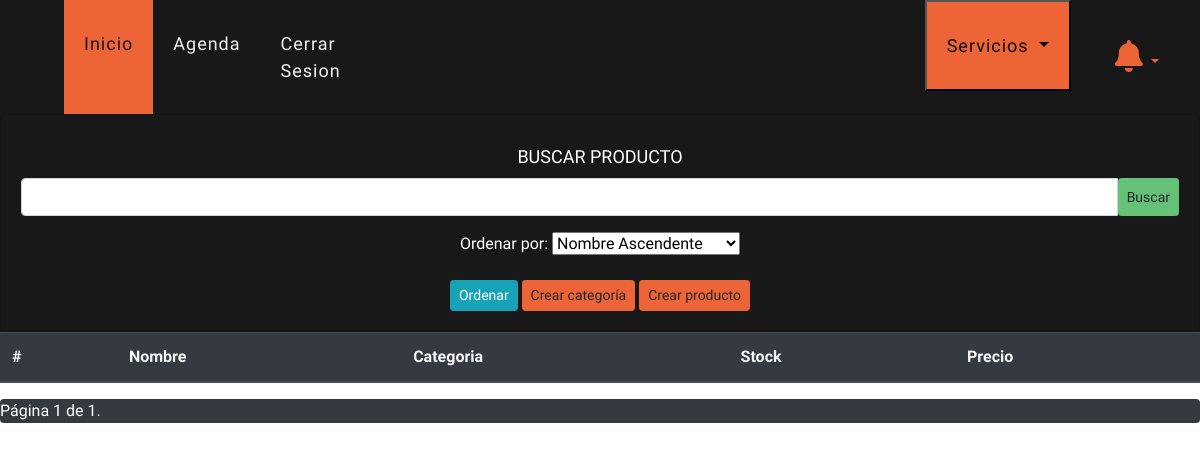
The app's page /ver/productos (signed in), older data.
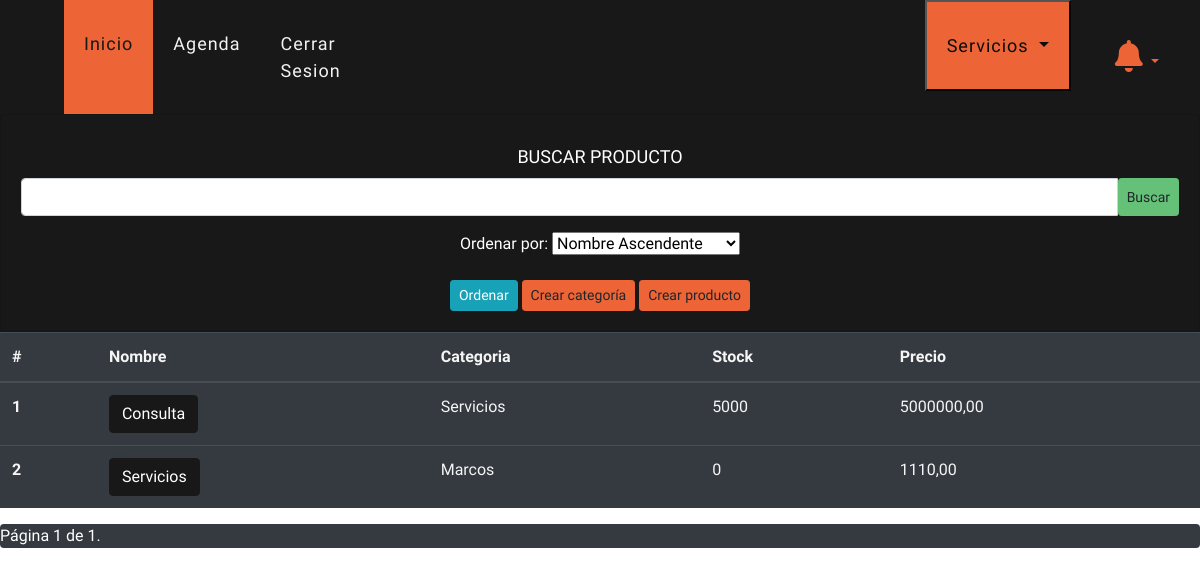
The same page, newer data.
### veterinary/models.py (models this page shows, shortened)
class Product(models.Model):
    name = models.CharField(max_length=150, verbose_name='Nombre', unique=True)
    cat = models.ForeignKey(Category, on_delete=models.CASCADE, verbose_name='Categoría')
    stock = models.IntegerField(default=0, verbose_name='Stock')
    pvp = models.DecimalField(default=0.00, max_digits=9, decimal_places=2, verbose_name='Precio de venta')
    veterinary = models.ForeignKey(Veterinary, on_delete=models.PROTECT, null=True, blank=True)
    class Meta:
        verbose_name = 'Producto'
        verbose_name_plural = 'Productos'
        ordering = ['id']

class Category(models.Model):
    name = models.CharField(max_length=150, verbose_name='Nombre', unique=True)
    desc = models.CharField(max_length=500, null=True, blank=True, verbose_name='Descripción')
    veterinary = models.ForeignKey(Veterinary, on_delete=models.PROTECT, null=True, blank=True)
    def __str__(self):
        return self.name
    class Meta:
        verbose_name = 'Categoria'
        verbose_name_plural = 'Categorias'
        ordering = ['id']

### veterinary/views.py (the view, shortened to what this page needs)
# urls.py: path("ver/productos", views.detailProduct, name="detailProduct"),
@login_required(login_url="login")
def detailProduct(request):
    products = Product.objects.all()
    form1 = CategoryForm(request.POST or None)
    form2 = ProductForm(request.POST or None)
    order_form = OrderForm(request.GET or None)
    if order_form.is_valid():
        order_by = order_form.cleaned_data["order_by"]
        if order_by:
            products = products.order_by(order_by)
    products = products.filter(name__contains=request.POST.get("search", ""))
    paginator = Paginator(products, 8)
    page_number = request.GET.get("page")
    page_obj = paginator.get_page(page_number)
    context = {
        "form1": form1,
        "form2": form2,
        "order_form": order_form,
        "page_obj": page_obj,
    }
    return render(request, "veterinary/detailProduct.html", context)

### veterinary/forms.py
class CategoryForm(ModelForm):
    class Meta:
        model = Category
        fields = '__all__'
        widgets = {
            'name': TextInput(attrs={'class': 'form-control'}),
            'desc': TextInput(attrs={'class': 'form-control'})
        }
        labels = {
            'name': 'Nombre',
            'desc': 'Descripcion'
        }

class ProductForm(ModelForm):
    class Meta:
        model = Product
        fields = ['name', 'cat', 'stock', 'pvp']
        labels = {
            'name': 'Nombre',
            'cat': 'Categoría',
            'stock': 'Stock',
            'pvp': 'Precio de venta'
        }
        widgets = {
            'name': TextInput(attrs={'class': 'form-control'}),
            'cat': Select(attrs={'class': 'form-control'}),
            'stock': NumberInput(attrs={'class': 'form-control'}),
            'pvp': NumberInput(attrs={'class': 'form-control'}),
        }

### veterinary/models.py (called while the page is built)
    def __str__(self):
        return self.nameVeterinary

### templates/veterinary/detailProduct.html (shortened to what this page needs)
{% extends 'layout/base.html' %}
{% block 'style' %}
{% load static %}
<link rel="stylesheet" href="{% static 'css/estilo.css' %}">
{% endblock %}
{% block 'header' %}
{% include 'layout/partials/headerbase.html' %}
{% endblock %}
{% block 'content' %}
<div class="container-fluid" style="background-color: #181818;">
  <div class="row">
    <div class="col-md-12 col-sm-12 px-0">
      <div class="card bg-dark text-white">
        <div class="card-body text-center">
          <form action="" method="POST" style="margin-top:1vh;">
            <label style="font-size: 18px;">BUSCAR PRODUCTO</label>
            <div class="input-group mb-3">
              <input type="text" class="form-control" name="search">
              <button type="submit" class="btn btn-secondary btn-sm">Buscar</button>
            </div>
          </form>
          <form method="get" action="{% url 'detailProduct' %}" style="display: inline;">
            {{ order_form.as_p }}
            <button class="btn btn-info btn-sm" type="submit">Ordenar</button>
          </form>
          <button type="button" class="btn btn-secondary btn-sm" style="background-color: #ED6436; border: 1px solid #ED6436;" data-toggle="modal" data-target="#exampleModal">
            Crear categoría
          </button>
          <button type="button" class="btn btn-secondary btn-sm" style="background-color: #ED6436; border: 1px solid #ED6436;" data-toggle="modal" data-target="#exampleModal2">
            Crear producto
          </button>
        </div>
      </div>
    </div>
  </div>
</div>
    <div class="table-responsive">
      <table class="table table-dark">
          <thead>
              <tr>
                  <th scope="col">#</th>
                  <th scope="col">Nombre</th>
                  <th scope="col">Categoria</th>
                  <th scope="col">Stock</th>
                  <th scope="col">Precio</th>
              </tr>
          </thead>
          <tbody>
              {% for product in page_obj %}
                  <tr>
                      <th scope="row">{{ forloop.counter }}</th>
                      <td><a class="btn btn-dark" onclick="borrar({{product.id}})">{{ product.name }}</a></td>
                      <td>{{ product.cat }}</td>
                      <td>{{ product.stock }}</td>
                      <td>{{ product.pvp }}</td>
                  </tr>
              {% endfor %}
          </tbody>
      </table>
      <div class="pagination table-dark table-sm">
        <span class="step-links">
            <span class="current-page">
                Página {{ page_obj.number }} de {{ page_obj.paginator.num_pages }}.
            </span>
        </span>
      </div>
    </div>
{% endblock %}

Row changes from the older to the newer data that the page shows:
added Product: name "Consulta", cat "Servicios", stock "5000", pvp "5000000,00"
added Product: name "Servicios", cat "Marcos", stock "0", pvp "1110,00"
